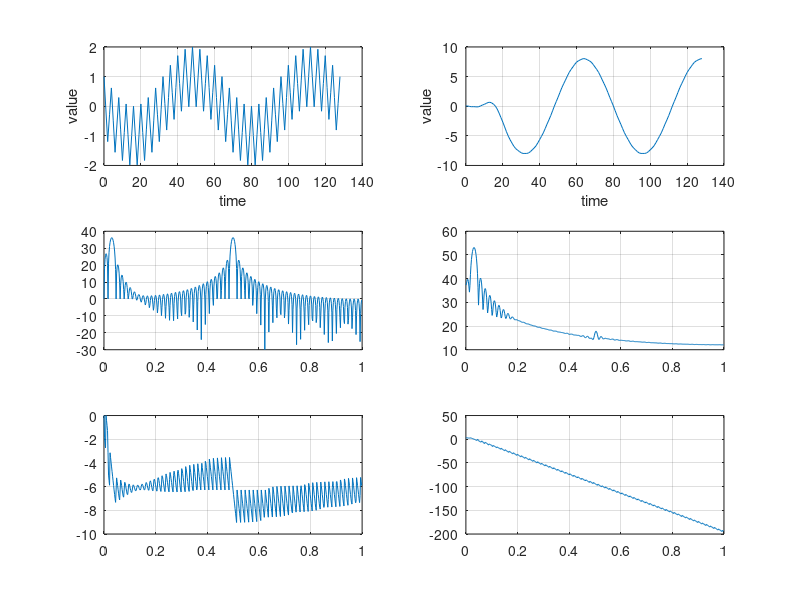

This chart was generated by the following MATLAB code: (Note: this script raises an error after producing the figure.)
% lab3 procedure file

format long
d1 = mod(111521035,10);     % student id : 111521035
p = mod (d1, 3);     % p = 5%3 = 2
switch (p)
    case 0
        a = 12;
        b = 12;
    case 1
        a = 11;
        b = 13;
    case 2
        a = 13;
        b = 11;
end
    
upper_bound3 = 2^-a;
upper_bound4 = 2^-b;

Alpha = 0.5; %alpha
T = 1;       % sampling cycle
Ts = T/8;    % sampling frequence


%% procedure 1
format long

hp_array = zeros(1,33);  % to save the result of function.
for n = -16:16
    t = n * (1/8);
    hp_array(1,n+17) = 1/sqrt(T)*((1-Alpha)*sinc((1-Alpha)*t/T) + ...
                            Alpha*(sinc(Alpha*t/T+1/4)*cos(pi*t/T + pi/4) + ...
                                    sinc(Alpha*t/T-1/4)*cos(pi*t/T-pi/4)));
end



a_array = zeros(1,33);
a_array(1,1) = 1;

[mag , ff] = freqz(hp_array,a_array,2048,8);
[phase, ff_p] = phasez(hp_array,a_array,1024,8)
% ff_a_array = fft(a_array);
% ff_h_array = fft(hp_array);
% ff_hp_array = ff_a_array./ff_h_array;    %convert function to frequency domain
% 
% mag = 20*log10(abs(ff_hp_array)); % caculate magnitude of function
% phase = angle(ff_hp_array)*2*pi; % caculate phase of function
% 
faxis = 4*linspace(0,1,17); %   fs/sample
faxis_freqz=linspace(0,1,512);
% 
% plot1 'time domain'
subplot(311),plot((-16:16), hp_array)
xlabel('time');
ylabel('value');
grid on;

% plot2 'magnitude of frequency domain'
subplot(312),plot(ff/4, 20*log10(abs(mag)));
% subplot(312),plot(faxis, mag);
xlabel('Frequency (Hz/sample)'), ylabel('Magnitude (dB)');
grid on;

% plot3 'phase of frequency domain'
subplot(313),plot(ff_p/4, phase);
% subplot(313),plot(faxis, phase);
xlabel('Frequency (Hz/sample)'), ylabel('Phase (deg)');
grid on;


%% Procdure 2
format long

x_array = zeros(1,129); % array to save the input values
for n = 0:128
    x_array(1,n+1) = sin(-2*pi*n/64)+cos(2*pi*n/4);
end

y_array = zeros(1,129); % array to save the output values
for n = 1:129
    for m = 1:n
        if m>33  % The 'hp_array' length is 33, so 'm' cannot more than 33.
              break 
        end
        y_array(1,n) = y_array(1,n) + x_array(1,n-m+1)* hp_array(1,m);
    end
end

xx_array = zeros(1,129);
xx_array(1,1) = 1;
[x_mag, ff] = freqz(x_array,xx_array,512, 8);
[x_phase, ff] = phasez(x_array,xx_array,512, 8);
[y_mag, ff] = freqz(y_array,xx_array,512,8);
[y_phase, ff] = phasez(y_array,xx_array,512,8);
subplot(323);plot(ff/4 ,20*log10(abs(x_mag)));
grid on;

subplot(325);plot(ff/4 , x_phase);
grid on;

subplot(324);plot(ff/4 ,20*log10(abs(y_mag)));
grid on;

subplot(326);plot(ff/4 , y_phase);
grid on;


% ttf_x_func = fft(x_array); % Fourier Transform of x_func
% ttf_y_func = fft(y_array); % Fourier Transform of y_func
% mag_x = 20*log10(abs(ttf_x_func)); % caculate magnitude of ttf_x_func
% mag_y = 20*log10(abs(ttf_y_func)); % caculate magnitude of ttf_y_func
% phase_x = angle(ttf_x_func)*2*pi; % caculate phase of ttf_x_func
% phase_y = angle(ttf_y_func)*2*pi; % caculate phase of ttf_y_func
% faxis_p2 = 8*linspace(0,1,64);

% plot1 'time domain'
subplot(321),plot((0:128), x_array)
xlabel('time');
ylabel('value');
grid on;

subplot(322),plot((0:128), y_array)
xlabel('time');
ylabel('value');
grid on;

% % plot2 'magnitude of frequency domain'
% subplot(323),plot(faxis_p2, mag_x(1:64));
% xlabel('Frequency (Hz/sample)'), ylabel('Magnitude (dB)');
% grid on;
% 
% subplot(324),plot(faxis_p2, mag_y(1:64));
% xlabel('Frequency (Hz/sample)'), ylabel('Magnitude (dB)');
% grid on;
% 
% % plot3 'phase of frequency domain'
% subplot(325),plot(faxis_p2, phase_x(1:64));
% xlabel('Frequency (Hz/sample)'), ylabel('Phase (randians)');
% grid on;
% 
% subplot(326),plot(faxis_p2, phase_y(1:64));
% xlabel('Frequency (Hz/sample)'), ylabel('Phase (randians)');
% grid on;


%% procedure 3
format long

%---Output error versus input word-lengths---%

input_test_region_a = 20-6+1;

x_trunsction_a = zeros(1,129);
h_trunsction_a = zeros(1,33);
y_trunsction_a = zeros((input_test_region_a),129);
error_a = zeros(1,(input_test_region_a));

for j = 6:20
    fraction_length = j;
    
    for i = 1:129
        x_trunsction_a(1,i) = truncation(x_array(1,i),fraction_length);
    end
     
    for n = 1:129
        for m = 1:n
            if m>33  % The 'hp_array' length is 33, so 'm' cannot more than 33.
                  break 
            end
            y_trunsction_a(j-5,n) = y_trunsction_a(j-5,n) + x_trunsction_a(1,n-m+1)* hp_array(1,m);
        end
    end
    error_a(1,j-5) = sqrt(sum((y_trunsction_a(j-5,:) - y_array) .^2)/129);
end

% plot((6:20),error_a)
% set(gca, 'YScale', 'log')

hold on
% upper_bound(1,1:12) = upper_bound3;
% plot((6:17),upper_bound)

%---Output error versus coefficient word-lengths---%

input_test_region_b = 20-6+1;

x_trunsction_b = zeros(1,129);
h_trunsction_b = zeros(1,33);
y_trunsction_b = zeros((input_test_region_b),129);
error_b = zeros(1,(input_test_region_b));

for j = 6:20
    fraction_length = j;
    
    for i = 1:129
        x_trunsction_b(1,i) = truncation(x_array(1,i),16);
    end
    
    for i = 1:33
        h_trunsction_b(1,i) = truncation(hp_array(1,i), fraction_length);
    end

    for n = 1:129
        for m = 1:n
            if m>33  % The 'hp_array' length is 33, so 'm' cannot more than 33.
                  break 
            end
            y_trunsction_b(j-5,n) = y_trunsction_b(j-5,n) + x_trunsction_b(1,n-m+1)* h_trunsction_b(1,m);
        end
    end
    error_b(1,j-5) = sqrt(sum((y_trunsction_b(j-5,:) - y_array) .^2)/129);
end
% plot((6:20),error_b)
% set(gca, 'YScale', 'log')
% 
% hold on
% upper_bound(1,1:15) = upper_bound3;
% plot((6:20),upper_bound)

%---Output error versus word-lengths after multiplication---%

input_test_region_c = 20-6+1;

x_trunsction_c = zeros(1,129);
h_trunsction_c = zeros(1,33);
y_trunsction_c = zeros((input_test_region_c),129);
y_result_c = zeros(input_test_region_c,129);
error_c = zeros(1,(input_test_region_c));

for j = 6:20
    fraction_length = j;
    
    for i = 1:129
        x_trunsction_c(1,i) = truncation(x_array(1,i),16);
    end
    
    for i = 1:33
        h_trunsction_c(1,i) = truncation(hp_array(1,i), 17);
    end

    for n = 1:129
        for m = 1:n
            if m>33  % The 'hp_array' length is 33, so 'm' cannot more than 33.
                  break 
            end
            y_result_c(j-5,n) = x_trunsction_c(1,n-m+1)* h_trunsction_c(1,m);
            y_trunsction_c(j-5,n) = y_trunsction_c(j-5,n) + truncation(y_result_c(j-5,n),fraction_length);
        end
    end
    error_c(1,j-5) = sqrt(sum((y_trunsction_c(j-5,:) - y_array) .^2)/129);
end

% plot((6:20),error_c)
% set(gca, 'YScale', 'log')
% hold on
% upper_bound(1,1:15) = upper_bound3;
% plot((6:20),upper_bound)

%---Output error versus word-lengths after addition---%

input_test_region_d = 25-6+1;

x_trunsction_d = zeros(1,129);
h_trunsction_d = zeros(1,33);
y_trunsction_d = zeros((input_test_region_d),129);
y_result_d = zeros(input_test_region_d,129);
error_d = zeros(1,(input_test_region_d));

for j = 6:25
    fraction_length = j;
    
    for i = 1:129
        x_trunsction_d(1,i) = truncation(x_array(1,i),16);
    end
    
    for i = 1:33
        h_trunsction_d(1,i) = truncation(hp_array(1,i), 17);
    end

    for n = 1:129
        for m = 1:n
            if m>33  % The 'hp_array' length is 33, so 'm' cannot more than 33.
                  break 
            end
            y_result_d(j-5,n) = x_trunsction_c(1,n-m+1)* h_trunsction_c(1,m);
            y_trunsction_d(j-5,n)  = ...
                truncation((y_trunsction_d(j-5,n) + truncation(y_result_d(j-5,n),19)) ,fraction_length);
        end
    end
    error_d(1,j-5) = sqrt(sum((y_trunsction_d(j-5,:) - y_array) .^2)/129);
end
plot((6:25),error_d)
set(gca, 'YScale', 'log')

hold on
upper_bound(1,1:20) = upper_bound3;
plot((6:25),upper_bound) 

%% procedure 4

format long

%---Output error versus input word-lengths---%

input_test_region_a = 20-6+1;

x_trunsction_a = zeros(1,129);
h_trunsction_a = zeros(1,33);
y_trunsction_a = zeros((input_test_region_a),129);
error_a = zeros(1,(input_test_region_a));

for j = 6:20
    fraction_length = j;
    
    for i = 1:129
        x_trunsction_a(1,i) = truncation(x_array(1,i),fraction_length);
    end
     
    for n = 1:129
        for m = 1:n
            if m>33  % The 'hp_array' length is 33, so 'm' cannot more than 33.
                  break 
            end
            y_trunsction_a(j-5,n) = y_trunsction_a(j-5,n) + x_trunsction_a(1,n-m+1)* hp_array(1,m);
        end
    end
    error_a(1,j-5) = sqrt(sum((y_trunsction_a(j-5,:) - y_array) .^2)/129);
end

% plot((6:20),error_a)
% set(gca, 'YScale', 'log')

hold on
% upper_bound(1,1:12) = upper_bound3;
% plot((6:17),upper_bound)

%---Output error versus coefficient word-lengths---%

input_test_region_b = 20-6+1;

x_trunsction_b = zeros(1,129);
h_trunsction_b = zeros(1,33);
y_trunsction_b = zeros((input_test_region_b),129);
error_b = zeros(1,(input_test_region_b));

for j = 6:20
    fraction_length = j;
    
    for i = 1:129
        x_trunsction_b(1,i) = truncation(x_array(1,i),16);
    end
    
    for i = 1:33
        h_trunsction_b(1,i) = truncation(hp_array(1,i), fraction_length);
    end

    for n = 1:129
        for m = 1:n
            if m>33  % The 'hp_array' length is 33, so 'm' cannot more than 33.
                  break 
            end
            y_trunsction_b(j-5,n) = y_trunsction_b(j-5,n) + x_trunsction_b(1,n-m+1)* h_trunsction_b(1,m);
        end
    end
    error_b(1,j-5) = sqrt(sum((y_trunsction_b(j-5,:) - y_array) .^2)/129);
end
% plot((6:20),error_b)
% set(gca, 'YScale', 'log')
% 
% hold on
% upper_bound(1,1:15) = upper_bound3;
% plot((6:20),upper_bound)

%---Output error versus word-lengths after multiplication---%

input_test_region_c = 20-6+1;

x_trunsction_c = zeros(1,129);
h_trunsction_c = zeros(1,33);
y_trunsction_c = zeros((input_test_region_c),129);
y_result_c = zeros(input_test_region_c,129);
error_c = zeros(1,(input_test_region_c));

for j = 6:20
    fraction_length = j;
    
    for i = 1:129
        x_trunsction_c(1,i) = truncation(x_array(1,i),16);
    end
    
    for i = 1:33
        h_trunsction_c(1,i) = truncation(hp_array(1,i), 17);
    end

    for n = 1:129
        for m = 1:n
            if m>33  % The 'hp_array' length is 33, so 'm' cannot more than 33.
                  break 
            end
            y_result_c(j-5,n) = x_trunsction_c(1,n-m+1)* h_trunsction_c(1,m);
            y_trunsction_c(j-5,n) = y_trunsction_c(j-5,n) + truncation(y_result_c(j-5,n),fraction_length);
        end
    end
    error_c(1,j-5) = sqrt(sum((y_trunsction_c(j-5,:) - y_array) .^2)/129);
end

% plot((6:20),error_c)
% set(gca, 'YScale', 'log')
% hold on
% upper_bound(1,1:15) = upper_bound3;
% plot((6:20),upper_bound)

%---Output error versus word-lengths after addition---%

input_test_region_d = 25-6+1;

x_trunsction_d = zeros(1,129);
h_trunsction_d = zeros(1,33);
y_trunsction_d = zeros((input_test_region_d),129);
y_result_d = zeros(input_test_region_d,129);
error_d = zeros(1,(input_test_region_d));

for j = 6:25
    fraction_length = j;
    
    for i = 1:129
        x_trunsction_d(1,i) = truncation(x_array(1,i),16);
    end
    
    for i = 1:33
        h_trunsction_d(1,i) = truncation(hp_array(1,i), 17);
    end

    for n = 1:129
        for m = 1:n
            if m>33  % The 'hp_array' length is 33, so 'm' cannot more than 33.
                  break 
            end
            y_result_d(j-5,n) = x_trunsction_c(1,n-m+1)* h_trunsction_c(1,m);
            y_trunsction_d(j-5,n)  = ...
                truncation((y_trunsction_d(j-5,n) + truncation(y_result_d(j-5,n),19)) ,fraction_length);
        end
    end
    error_d(1,j-5) = sqrt(sum((y_trunsction_d(j-5,:) - y_array) .^2)/129);
end
plot((6:25),error_d)
set(gca, 'YScale', 'log')

hold on
upper_bound(1,1:20) = upper_bound3;
plot((6:25),upper_bound) 